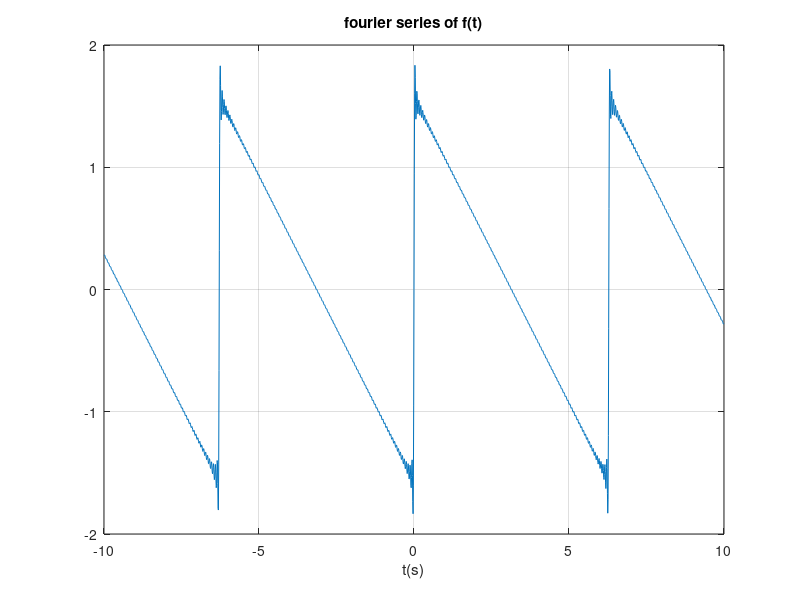

The MATLAB script that drew this image:
f = @(n,t)(sin(n*t)./n);
n = 1:100;
x = -10:0.01:10;
res = zeros(size(x));
for t = 1:length(x)%n=100
    res(t) = sum(f(n,x(t)));
end
plot(x,res);
title('fourier series of f(t)');
xlabel('t(s)');
ylabel(' ');
grid on;